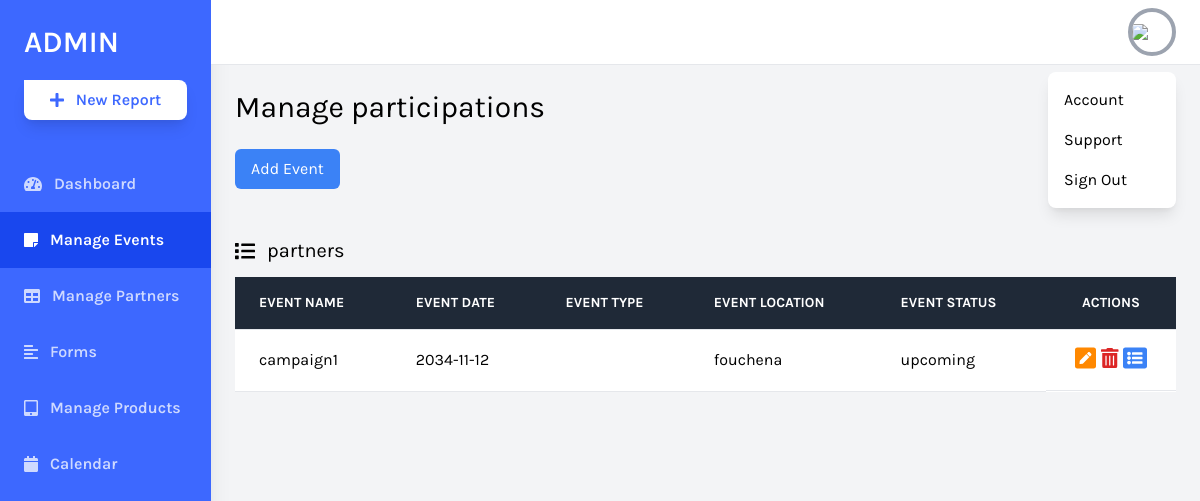
The page /daskboard/events.php on the database as committed earlier.
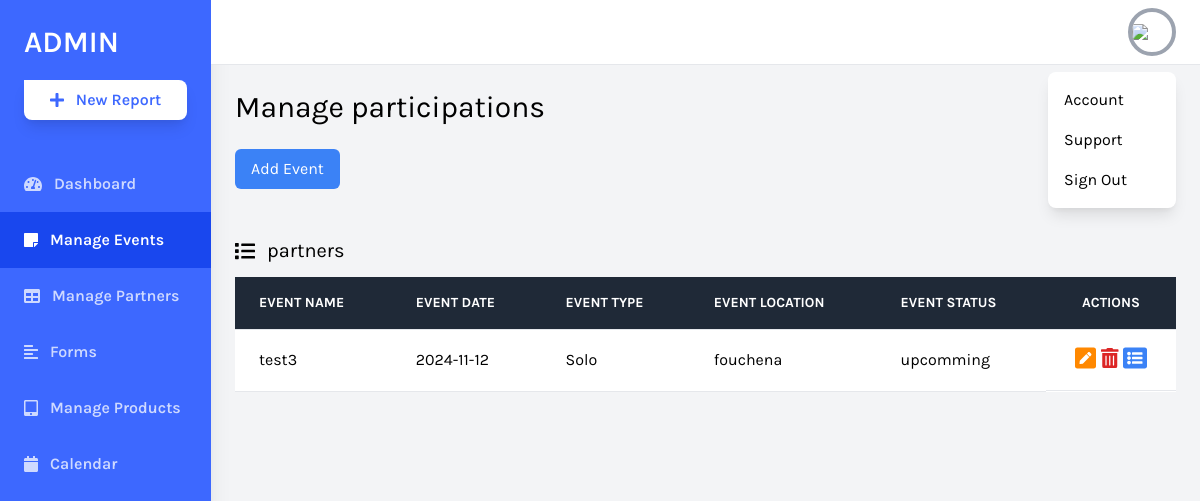
The same page on the database as committed later.
### tables this page shows
CREATE TABLE `evenements` (
  `IDevent` int(11) NOT NULL,
  `Nom` varchar(20) NOT NULL,
  `Description` varchar(1000) NOT NULL,
  `Location` varchar(100) NOT NULL,
  `Date` date NOT NULL,
  `startTime` time NOT NULL,
  `endTime` time NOT NULL,
  `eventType` varchar(20) NOT NULL,
  `Status` varchar(20) NOT NULL,
  `eventImage` blob NOT NULL
);

### daskboard/events.php (the view, shortened to what this page needs)
<?php
include "conn.php";
$req = "select * from evenements";
$res = mysqli_query($conn, $req);
?>
<!DOCTYPE html>
<html lang="en">
<head>
    <link rel="stylesheet" href="https://cdnjs.cloudflare.com/ajax/libs/font-awesome/4.7.0/css/font-awesome.min.css">
    <link href="https://cdnjs.cloudflare.com/ajax/libs/tailwindcss/2.2.19/tailwind.min.css" rel="stylesheet">
</head>
<body class="bg-gray-100 font-family-karla flex">
    <aside class="relative bg-sidebar h-screen w-64 hidden sm:block shadow-xl">
        <div class="p-6">
            <a href="index.php" class="text-white text-3xl font-semibold uppercase hover:text-gray-300">Admin</a>
            <button
                class="w-full bg-white cta-btn font-semibold py-2 mt-5 rounded-br-lg rounded-bl-lg rounded-tr-lg shadow-lg hover:shadow-xl hover:bg-gray-300 flex items-center justify-center">
                <i class="fas fa-plus mr-3"></i> New Report
            </button>
        </div>
        <nav class="text-white text-base font-semibold pt-3">
            <a href="index.php" class="flex items-center text-white opacity-75 hover:opacity-100 py-4 pl-6 nav-item">
                <i class="fas fa-tachometer-alt mr-3"></i>
                Dashboard
            </a>
            <a href="events.php" class="flex items-center active-nav-link text-white py-4 pl-6 nav-item">
                <i class="fas fa-sticky-note mr-3"></i>
                Manage Events
            </a>
            <a href="partners.html"
                class="flex items-center text-white opacity-75 hover:opacity-100 py-4 pl-6 nav-item">
                <i class="fas fa-table mr-3"></i>
                Manage Partners
            </a>
            <a href="forms.html" class="flex items-center text-white opacity-75 hover:opacity-100 py-4 pl-6 nav-item">
                <i class="fas fa-align-left mr-3"></i>
                Forms
            </a>
            <a href="tabs.html" class="flex items-center text-white opacity-75 hover:opacity-100 py-4 pl-6 nav-item">
                <i class="fas fa-tablet-alt mr-3"></i>
                Manage Products
            </a>
            <a href="calendar.html"
                class="flex items-center text-white opacity-75 hover:opacity-100 py-4 pl-6 nav-item">
                <i class="fas fa-calendar mr-3"></i>
                Calendar
            </a>
        </nav>
    </aside>
    <div class="relative w-full flex flex-col h-screen overflow-y-hidden">
        <header class="w-full items-center bg-white py-2 px-6 hidden sm:flex">
            <div x-data="{ isOpen: false }" class="relative w-1/2 flex justify-end">
                <button @click="isOpen = !isOpen"
                    class="realtive z-10 w-12 h-12 rounded-full overflow-hidden border-4 border-gray-400 hover:border-gray-300 focus:border-gray-300 focus:outline-none">
                    <img src="https://source.unsplash.com/uJ8LNVCBjFQ/400x400">
                </button>
                <button x-show="isOpen" @click="isOpen = false"
                    class="h-full w-full fixed inset-0 cursor-default"></button>
                <div x-show="isOpen" class="absolute w-32 bg-white rounded-lg shadow-lg py-2 mt-16">
                    <a href="#" class="block px-4 py-2 account-link hover:text-white">Account</a>
                    <a href="#" class="block px-4 py-2 account-link hover:text-white">Support</a>
                    <a href="#" class="block px-4 py-2 account-link hover:text-white">Sign Out</a>
                </div>
            </div>
        </header>
        <div class="w-full h-screen overflow-x-hidden border-t flex flex-col">
            <main class="w-full flex-grow p-6">
                <h1 class="text-3xl text-black pb-6">Manage participations</h1>
                <button id="openModalButton"
                    class="px-4 py-2 bg-blue-500 text-white rounded-md hover:bg-blue-600 focus:outline-none">
                    Add Event
                </button>
                <div class="w-full mt-12">
                    <p class="text-xl pb-3 flex items-center">
                        <i class="fas fa-list mr-3"></i> partners
                    </p>
                    <div class="bg-white overflow-auto">
                        <table class="text-left w-full border-collapse">
                            <thead>
                                <tr class="bg-gray-800 text-white">
                                    <th
                                        class="py-4 px-6 bg-grey-lightest font-bold uppercase text-sm text-grey-dark border-b border-grey-light">
                                        Event Name</th>
                                    <th
                                        class="py-4 px-6 bg-grey-lightest font-bold uppercase text-sm text-grey-dark border-b border-grey-light">
                                        Event Date</th>
                                    <th
                                        class="py-4 px-6 bg-grey-lightest font-bold uppercase text-sm text-grey-dark border-b border-grey-light">
                                        Event Type</th>
                                    <th
                                        class="py-4 px-6 bg-grey-lightest font-bold uppercase text-sm text-grey-dark border-b border-grey-light">
                                        Event Location</th>
                                    <th
                                        class="py-4 px-6 bg-grey-lightest font-bold uppercase text-sm text-grey-dark border-b border-grey-light">
                                        Event Status</th>
                                    <th
                                        class="text-center py-4 px-6 bg-grey-lightest font-bold uppercase text-sm text-grey-dark border-b border-grey-light">
                                        Actions</th>
                                </tr>
                            </thead>
                            <tbody>
                                <tr class="hover:bg-grey-lighter">
                                    <?php
                                    if(mysqli_num_rows($res)) {
                                        while($row = mysqli_fetch_assoc($res)) {
                                            echo "<td class='py-4 px-6 border-b border-grey-light'>" .$row['Nom'] ."</td>";
                                            echo "<td class='py-4 px-6 border-b border-grey-light'>" .$row['Date'] ."</td>";
                                            echo "<td class='py-4 px-6 border-b border-grey-light'>" .$row['eventType'] ."</td>";
                                            echo "<td class='py-4 px-6 border-b border-grey-light'>" .$row['Location'] ."</td>";
                                            echo "<td class='py-4 px-6 border-b border-grey-light'>" .$row['Status'] ."</td>";
                                            echo "<td class='py-4 px-6 border-b border-grey-light flex items-center justify-evenly'>
                                            <a href='editEvent.php?eventID=".$row['IDevent']."'>
                                            <i class='fas fa-pen-square text-2xl'
                                                style='color: rgb(255, 136, 0);'></i></a>
                                        <a href='deteleEvent.php?eventID=".$row['IDevent']."'>
                                            <i class='fas fa-trash-alt text-xl text-red-600' aria-hidden='true'></i></a>
                                        <a href='participants.html'>
                                            <i class='fas fa-list-alt text-2xl text-blue-500' aria-hidden='true'></i>
                                        </a>
                                    </td>
                                </tr>";
                                        }
                                    }
                                    ?>
                            </tbody>
                        </table>
                    </div>
            </main>
        </div>
    </div>
</body>
</html>

### daskboard/events.php (style rules this page uses)
.font-family-karla { font-family: karla; }
.bg-sidebar { background: #3d68ff; }
.cta-btn { color: #3d68ff; }
.active-nav-link { background: #1947ee; }

Rows that differ between the two databases and show on the page:
removed evenements: Nom "campaign1", Date "2034-11-12", Location "fouchena", Status "upcoming"
added evenements: Nom "test3", Date "2024-11-12", eventType "Solo", Location "fouchena", Status "upcomming"
